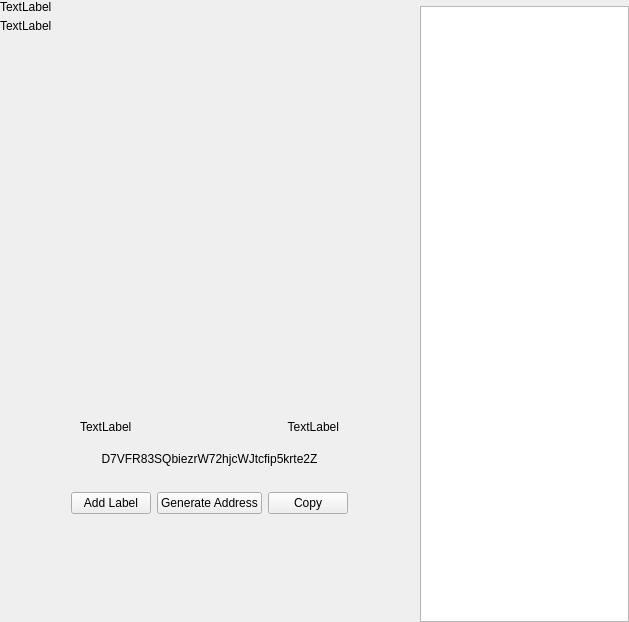
<?xml version="1.0" encoding="UTF-8"?>
<ui version="4.0">
 <class>ReceiveWidget</class>
 <widget class="QWidget" name="ReceiveWidget">
  <property name="geometry">
   <rect>
    <x>0</x>
    <y>0</y>
    <width>629</width>
    <height>622</height>
   </rect>
  </property>
  <property name="minimumSize">
   <size>
    <width>0</width>
    <height>0</height>
   </size>
  </property>
  <property name="windowTitle">
   <string>Form</string>
  </property>
  <layout class="QHBoxLayout" name="horizontalLayout_2" stretch="2,1">
   <property name="spacing">
    <number>0</number>
   </property>
   <property name="leftMargin">
    <number>0</number>
   </property>
   <property name="topMargin">
    <number>0</number>
   </property>
   <property name="rightMargin">
    <number>0</number>
   </property>
   <property name="bottomMargin">
    <number>0</number>
   </property>
   <item>
    <widget class="QWidget" name="left" native="true">
     <layout class="QVBoxLayout" name="verticalLayout_3">
      <property name="leftMargin">
       <number>0</number>
      </property>
      <property name="topMargin">
       <number>0</number>
      </property>
      <property name="rightMargin">
       <number>0</number>
      </property>
      <property name="bottomMargin">
       <number>0</number>
      </property>
      <item>
       <layout class="QVBoxLayout" name="verticalLayout_2">
        <property name="spacing">
         <number>0</number>
        </property>
        <property name="leftMargin">
         <number>0</number>
        </property>
        <item>
         <layout class="QHBoxLayout" name="horizontalLayout_3">
          <property name="spacing">
           <number>0</number>
          </property>
          <item>
           <layout class="QVBoxLayout" name="verticalLayout_4">
            <property name="spacing">
             <number>5</number>
            </property>
            <item>
             <widget class="QLabel" name="labelTitle">
              <property name="text">
               <string>TextLabel</string>
              </property>
             </widget>
            </item>
            <item alignment="Qt::AlignTop">
             <widget class="QLabel" name="labelSubtitle1">
              <property name="text">
               <string>TextLabel</string>
              </property>
             </widget>
            </item>
           </layout>
          </item>
          <item>
           <spacer name="horizontalSpacer">
            <property name="orientation">
             <enum>Qt::Horizontal</enum>
            </property>
            <property name="sizeHint" stdset="0">
             <size>
              <width>40</width>
              <height>20</height>
             </size>
            </property>
           </spacer>
          </item>
         </layout>
        </item>
        <item>
         <spacer name="verticalSpacer_2">
          <property name="orientation">
           <enum>Qt::Vertical</enum>
          </property>
          <property name="sizeType">
           <enum>QSizePolicy::Fixed</enum>
          </property>
          <property name="sizeHint" stdset="0">
           <size>
            <width>20</width>
            <height>50</height>
           </size>
          </property>
         </spacer>
        </item>
        <item alignment="Qt::AlignHCenter">
         <widget class="QWidget" name="layoutQR" native="true">
          <property name="maximumSize">
           <size>
            <width>510</width>
            <height>16777215</height>
           </size>
          </property>
          <layout class="QVBoxLayout" name="verticalLayoutQr">
           <item>
            <spacer name="verticalSpacer">
             <property name="orientation">
              <enum>Qt::Vertical</enum>
             </property>
             <property name="sizeType">
              <enum>QSizePolicy::Fixed</enum>
             </property>
             <property name="sizeHint" stdset="0">
              <size>
               <width>20</width>
               <height>20</height>
              </size>
             </property>
            </spacer>
           </item>
           <item alignment="Qt::AlignHCenter">
            <widget class="QLabel" name="labelQrImg">
             <property name="minimumSize">
              <size>
               <width>260</width>
               <height>260</height>
              </size>
             </property>
             <property name="maximumSize">
              <size>
               <width>260</width>
               <height>260</height>
              </size>
             </property>
             <property name="text">
              <string/>
             </property>
             <property name="alignment">
              <set>Qt::AlignCenter</set>
             </property>
            </widget>
           </item>
           <item>
            <spacer name="verticalSpacer_2">
             <property name="orientation">
              <enum>Qt::Vertical</enum>
             </property>
             <property name="sizeType">
              <enum>QSizePolicy::Fixed</enum>
             </property>
             <property name="sizeHint" stdset="0">
              <size>
               <width>20</width>
               <height>30</height>
              </size>
             </property>
            </spacer>
           </item>
           <item>
            <widget class="QWidget" name="widget" native="true">
             <property name="minimumSize">
              <size>
               <width>0</width>
               <height>0</height>
              </size>
             </property>
             <layout class="QHBoxLayout" name="horizontalLayout_5">
              <item>
               <widget class="QLabel" name="labelLabel">
                <property name="text">
                 <string>TextLabel</string>
                </property>
               </widget>
              </item>
              <item>
               <spacer name="horizontalSpacer_2">
                <property name="orientation">
                 <enum>Qt::Horizontal</enum>
                </property>
                <property name="sizeHint" stdset="0">
                 <size>
                  <width>141</width>
                  <height>20</height>
                 </size>
                </property>
               </spacer>
              </item>
              <item>
               <widget class="QLabel" name="labelDate">
                <property name="text">
                 <string>TextLabel</string>
                </property>
                <property name="alignment">
                 <set>Qt::AlignRight|Qt::AlignTrailing|Qt::AlignVCenter</set>
                </property>
               </widget>
              </item>
             </layout>
            </widget>
           </item>
           <item>
            <widget class="QLabel" name="labelAddress">
             <property name="sizePolicy">
              <sizepolicy hsizetype="Expanding" vsizetype="Preferred">
               <horstretch>0</horstretch>
               <verstretch>0</verstretch>
              </sizepolicy>
             </property>
             <property name="text">
              <string>D7VFR83SQbiezrW72hjcWJtcfip5krte2Z</string>
             </property>
             <property name="alignment">
              <set>Qt::AlignCenter</set>
             </property>
            </widget>
           </item>
           <item>
            <spacer name="verticalSpacer_4">
             <property name="orientation">
              <enum>Qt::Vertical</enum>
             </property>
             <property name="sizeType">
              <enum>QSizePolicy::Fixed</enum>
             </property>
             <property name="sizeHint" stdset="0">
              <size>
               <width>20</width>
               <height>20</height>
              </size>
             </property>
            </spacer>
           </item>
           <item>
            <layout class="QHBoxLayout" name="horizontalLayout_4">
             <item>
              <widget class="QPushButton" name="pushButtonLabel">
               <property name="text">
                <string>Add Label</string>
               </property>
              </widget>
             </item>
             <item>
              <widget class="QPushButton" name="pushButtonNewAddress">
               <property name="text">
                <string>Generate Address</string>
               </property>
              </widget>
             </item>
             <item>
              <widget class="QPushButton" name="pushButtonCopy">
               <property name="text">
                <string>Copy</string>
               </property>
              </widget>
             </item>
            </layout>
           </item>
           <item>
            <spacer name="verticalSpacer_3">
             <property name="orientation">
              <enum>Qt::Vertical</enum>
             </property>
             <property name="sizeType">
              <enum>QSizePolicy::Fixed</enum>
             </property>
             <property name="sizeHint" stdset="0">
              <size>
               <width>20</width>
               <height>20</height>
              </size>
             </property>
            </spacer>
           </item>
          </layout>
         </widget>
        </item>
        <item>
         <layout class="QVBoxLayout" name="verticalLayout_6"/>
        </item>
        <item>
         <spacer name="verticalSpacer">
          <property name="orientation">
           <enum>Qt::Vertical</enum>
          </property>
          <property name="sizeHint" stdset="0">
           <size>
            <width>20</width>
            <height>40</height>
           </size>
          </property>
         </spacer>
        </item>
       </layout>
      </item>
     </layout>
    </widget>
   </item>
   <item>
    <widget class="QWidget" name="right" native="true">
     <layout class="QVBoxLayout" name="verticalLayout_5">
      <property name="spacing">
       <number>0</number>
      </property>
      <property name="leftMargin">
       <number>1</number>
      </property>
      <property name="topMargin">
       <number>0</number>
      </property>
      <property name="rightMargin">
       <number>0</number>
      </property>
      <property name="bottomMargin">
       <number>0</number>
      </property>
      <item>
       <layout class="QVBoxLayout" name="container_right">
        <property name="spacing">
         <number>0</number>
        </property>
        <property name="leftMargin">
         <number>0</number>
        </property>
        <property name="rightMargin">
         <number>0</number>
        </property>
        <item>
         <layout class="QVBoxLayout" name="verticalLayout">
          <property name="spacing">
           <number>6</number>
          </property>
          <property name="leftMargin">
           <number>19</number>
          </property>
          <property name="rightMargin">
           <number>19</number>
          </property>
          <item>
           <widget class="OptionButton" name="btnRequest" native="true"/>
          </item>
          <item>
           <widget class="OptionButton" name="btnMyAddresses" native="true">
            <property name="sizePolicy">
             <sizepolicy hsizetype="Preferred" vsizetype="Minimum">
              <horstretch>0</horstretch>
              <verstretch>0</verstretch>
             </sizepolicy>
            </property>
           </widget>
          </item>
         </layout>
        </item>
        <item>
         <widget class="QListView" name="listViewAddress"/>
        </item>
       </layout>
      </item>
     </layout>
    </widget>
   </item>
  </layout>
 </widget>
 <customwidgets>
  <customwidget>
   <class>OptionButton</class>
   <extends>QWidget</extends>
   <header>qt/vitae/optionbutton.h</header>
   <container>1</container>
  </customwidget>
 </customwidgets>
 <resources/>
 <connections/>
</ui>
